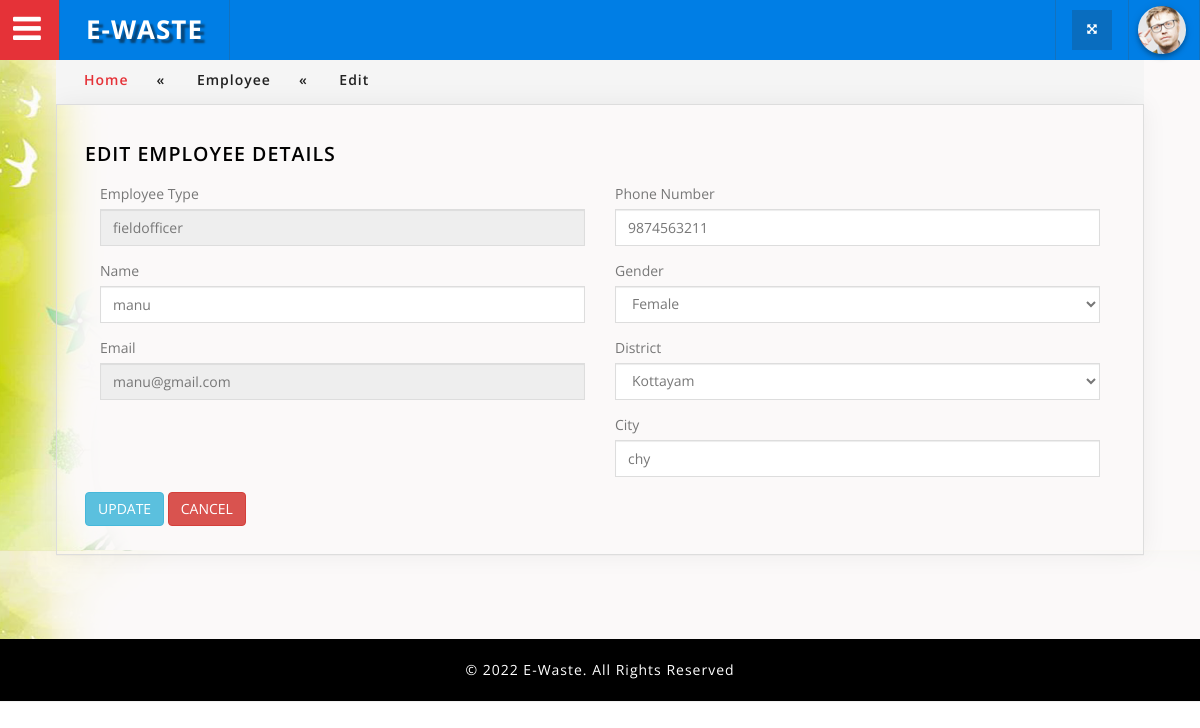
Screenshot of /admin/editemployee.php?empid=1 (signed in) with the database file from the repository.
### tables this page shows
CREATE TABLE IF NOT EXISTS `employee` (
`emp_id` int(11) NOT NULL,
  `employee_type` varchar(200) NOT NULL,
  `emp_name` varchar(50) NOT NULL,
  `phone` varchar(50) NOT NULL,
  `gender` varchar(10) NOT NULL,
  `city` varchar(30) NOT NULL,
  `email` varchar(50) NOT NULL,
  `district` varchar(30) NOT NULL
);

### connectionclass.php (called while the page is built, shortened)
<?php
class Connectionclass
{
    public $db = null;
    public function open()
    {
        $dbname = "ewaste";
        $this->db = mysqli_connect("localhost", "root", "", $dbname)
            or die('Error connecting to MySQL server.');
    }
    public function GetSingleRow($qry)
    {
        try {
            $result = mysqli_query($this->db, $qry);
            if ($result) {
                return mysqli_fetch_array($result);
            } else {
                throw new Exception(mysqli_error($this->db));
            }
        } catch (Exception $e) {
            return $e->getMessage();
        } finally {
            mysqli_close($this->db);
        }
    }
}
?>

### admin/editemployee.php (the view, shortened to what this page needs)
<?php
require_once('../ConnectionClass.php');
require_once('header.php');
$obj=new connectionclass();
$emp_id=$_REQUEST['empid'];
$qry2="select * from employee inner join login on employee.emp_id='$emp_id' and employee.email=login.username";
$result2=$obj->GetSingleRow($qry2);
?>
<div class="inner_content" style="background-image: url(images/home1.png);">
	<div class="w3l_agileits_breadcrumbs">
		<div class="w3l_agileits_breadcrumbs_inner">
			<ul>
				<li><a href="adminhome.php">Home</a><span>«</span></li>
				<li>Employee<span>«</span></li>
				<li>Edit</li>
			</ul>
		</div>
	</div>
	<div class="forms-main_agileits">
		<div class="graph-form agile_info_shadow">
			<h3 class="w3_inner_tittle two">Edit Employee Details</h3>
			<div class="form-body">
				<form action="codes/employee_exe.php?action=update" method="post">
					<div class="col-md-6">
					<div class="form-group">
						<label for="exampleInputPassword1">Employee Type</label>
						<input type="text" class="form-control" required="" value="<?php echo $result2['usertype'] ?>" id="exampleInputEmail1" name="employee_type" readonly>
					</div>
					<div class="form-group">
						<label for="exampleInputEmail1"> Name</label>
						<input type="text" pattern="[a-zA-Z ]+" title="Characters only" class="form-control" required="" value="<?php echo $result2['emp_name'] ?>" id="exampleInputEmail1" placeholder=""name="emp_name">
					</div>
					<div class="form-group">
						<label for="exampleInputPassword1">Email</label>
						<input type="text" pattern="[a-z0-9._%+-]+@[a-z0-9.-]+\.[a-z]{2,}$" title="Invalid Email Format" class="form-control" id="exampleInputPassword1" readonly="" value="<?php echo $result2['email'] ?>" placeholder="" name="emp_email">
					</div>
				</div>
				<div class="col-md-6">
					<div class="form-group">
						<label for="exampleInputPassword1">Phone Number</label>
						<input type="text" pattern="[9876][0-9]{9}" title="Enter a valid mobile number" value="<?php echo $result2['phone'] ?>" maxlength="10" minlength="10" class="form-control" id="exampleInputPassword1" required="" placeholder="" name="emp_phn">
					</div>
					<div class="form-group">
						<label for="exampleInputPassword1">Gender</label>
						<select name="gender" required="" class="form-control" style="min-height: 35px; padding: 0px 12px;">
							<?php
								$gen=$result2['gender'];
								if($gen=='Male')
								{
									?>
									<option value="Male">Male</option>
							<option value="Female">Female</option>
									<?php
								}
								else
								{
									?>
									<option value="Female">Female</option>
									<?php
								}
							 ?>
						</select>
					</div>
					<div class="form-group">
						<label for="exampleInputPassword1">District</label>
						<select name="district" required="" class="form-control" style="min-height: 35px; padding: 0px 12px;">
							<option value="<?php echo $result2['district'] ?>"><?php echo $result2['district'] ?></option>
						</select>
					</div>
					<div class="form-group">
						<label for="exampleInputPassword1">City</label>
						<input type="text" value="<?php echo $result2['city'] ?>" required="" class="form-control" id="exampleInputPassword1" placeholder=""  pattern="[a-zA-Z ]+" title="Characters only" name="emp_city">
					</div>
					</div>
					<input type="submit" name="submit" class="btn btn-info" value="UPDATE">
					<input type="reset" name="cancel" class="btn btn-danger" value="CANCEL">
				</form>
			</div>
		</div>
	</div>
</div>
<?php
require_once('footer.php');
?>

### admin/css/component.css (style rules this page uses)
*, *:after, *::before { -webkit-box-sizing: border-box; -moz-box-sizing: border-box; box-sizing: border-box; }

### admin/css/style.css (style rules this page uses)
body { margin:0; padding:0; background:#fff; font-family: 'Open Sans', sans-serif; }
h1,h2,h3,h4,h5,h6 { margin:0; font-family: 'Open Sans', sans-serif; }
ul { margin:0; padding:0; }
p,ul,ol { font-size:14px; }
input[type="submit"],a,.nbs-flexisel-nav-left,.nbs-flexisel-nav-right { transition:.5s ease-in; -webkit-transition:.5s ease-in; -moz-transition:.5s ease-in; -o-transition:.5s ease-in; -ms-transition:.5s ease-in; }
.inner_content { padding: 4em 4em; min-height: 600px; }
.agile_info_shadow { padding: 1em; box-shadow: 0 0px 24px 0 rgba(0, 0, 0, 0.06), 0 1px 0px 0 rgba(0, 0, 0, 0.02); -webkit-box-shadow: 0 0px 24px 0 rgba(0, 0, 0, 0.06), 0 1px 0px 0 rgba(0, 0, 0, 0.02); -moz-box-shadow: 0 0px 24px 0 rgba(0, 0, 0, 0.06), 0 1px 0px 0 rgba(0, 0, 0, 0.02); -o-box-shadow:0 0px 24px 0 rgba(0, 0, 0, 0.06), 0 1px 0px 0 rgba(0, 0, 0, 0.02); border: 1px solid #ddd; }
h3.w3_inner_tittle.two { color: #000; font-weight: 600; }
h3.w3_inner_tittle { text-transform: uppercase; color: #fff; margin: 0.5em 0 1em 0; font-weight: 800; font-size: 1.4em; letter-spacing:1px; }
.w3l_agileits_breadcrumbs { padding:1em 0; background:#f5f5f5; }
.w3l_agileits_breadcrumbs ul li { display:inline-block; color:#212121; font-weight:600; font-family: 'Open Sans', sans-serif; letter-spacing:1px; }
.w3l_agileits_breadcrumbs ul li a { color: #e53238; text-decoration:none; font-family: 'Open Sans', sans-serif; }
.w3l_agileits_breadcrumbs ul li span { padding:0 2em; }
.w3l_agileits_breadcrumbs_inner { padding: 0 2em; }
.form-control { display: block; width: 100%; height: 37px; padding: 14px 12px; font-size: 14px; line-height: 1.42857143; color: #777; background-color: #fff; background-image: none; border: 1px solid #ddd; border-radius: 0; -webkit-box-shadow: inset 0 1px 1px rgba(0,0,0,.075); box-shadow: inset 0 1px 1px rgba(0,0,0,.075); -webkit-transition: border-color ease-in-out .15s,-webkit-box-shadow ease-in-out .15s; -o-transition: border-color ease-in-out .15s,box-shadow ease-in-out .15s; transition: border-color ease-in-out .15s,box-shadow ease-in-out .15s; }
label { display: inline-block; max-width: 100%; margin-bottom: 5px; font-weight: 400; font-size: 1em; color: #777; }
button, input, select, textarea { font-family: inherit; font-size: inherit; line-height: inherit; }
.graph-form { margin-bottom: 2em; padding: 2em; }

### rows the page displays
employee: employee_type "fieldofficer", emp_name "manu", emp_email "manu@gmail.com", emp_phn "9874563211", gender "Female", district "Kottayam", emp_city "chy"
